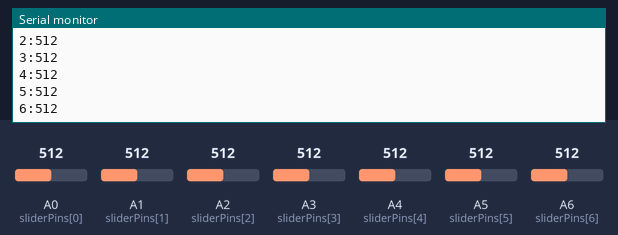
Bench run of a sketch on a simulated Arduino Nano, built with avr-gcc and run on an emulated ATmega328P. On the bench: the last lines printed to the serial monitor. Inputs (shaded band) come from the test bench; at power-on: A0 (sliderPins[0]) = 512, A1 (sliderPins[1]) = 512, A2 (sliderPins[2]) = 512, A3 (sliderPins[3]) = 512, A4 (sliderPins[4]) = 512, A5 (sliderPins[5]) = 512, A6 (sliderPins[6]) = 512.

Above: at 1.2 s.
1.3 s: A0 (sliderPins[0]) set to 716
At 2.5 s:
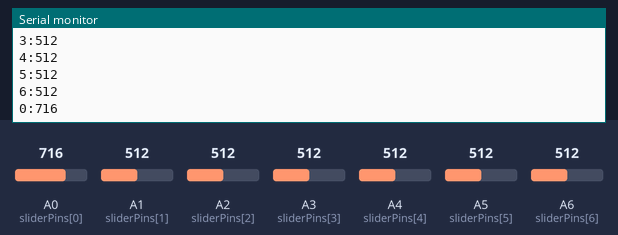
2.8 s: A1 (sliderPins[1]) set to 716
At 3.6 s:
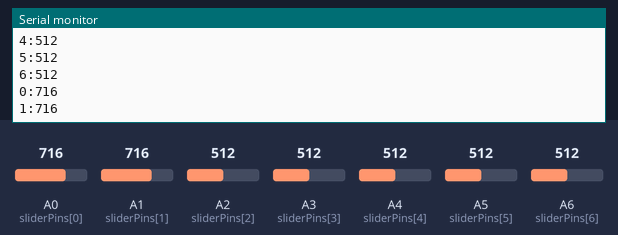
4.3 s: A2 (sliderPins[2]) set to 716
At 5.0 s:
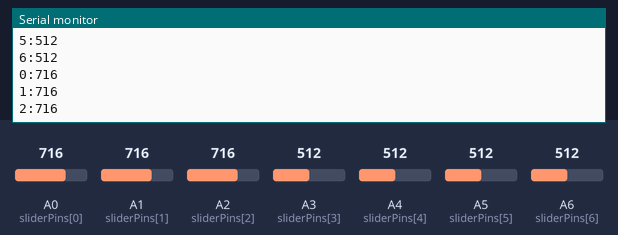
5.8 s: A3 (sliderPins[3]) set to 716
At 7.0 s:
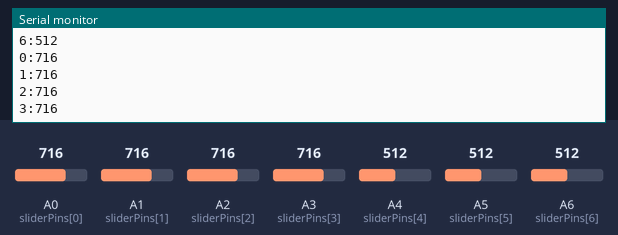
7.3 s: A4 (sliderPins[4]) set to 716
At 8.3 s:
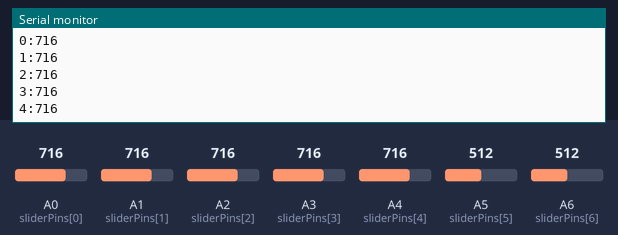
8.8 s: A5 (sliderPins[5]) set to 716
At 9.3 s:
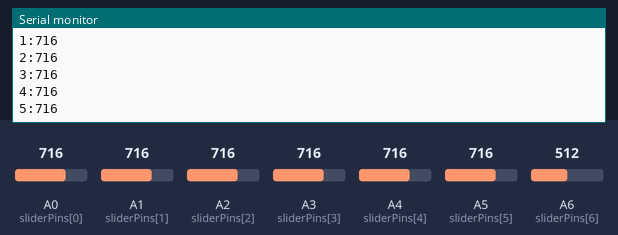
Timing chart, 0 to 11.3 s (numbered marks = the images above; inputs shaded):
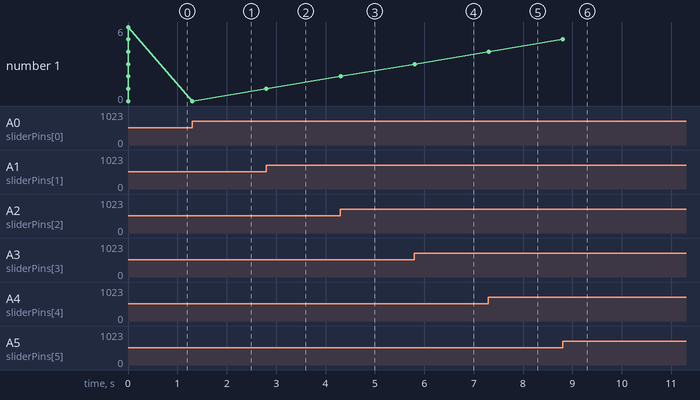

Measured:
- after the input at 1.3 s, the serial monitor: prints a new line at once (image 1)
- after the input at 2.8 s, the serial monitor: prints a new line at once (image 2)
- after the input at 4.3 s, the serial monitor: prints a new line at once (image 3)
- after the input at 5.8 s, the serial monitor: prints a new line at once (image 4)
- after the input at 7.3 s, the serial monitor: prints a new line at once (image 5)
- after the input at 8.8 s, the serial monitor: prints a new line at once (image 6)
- plotted number 1: 1 → 2 after the input at 4.3 s, 2 → 3 after the input at 5.8 s, 3 → 4 after the input at 7.3 s, 4 → 5 after the input at 8.8 s

The sketch:

sliders_setup.ino
```cpp
const int NUM_SLIDERS = 7;

int sliderPins[NUM_SLIDERS] = {A0, A1, A2, A3, A4, A5, A6};

int lastValues[NUM_SLIDERS];

void setup() {
  Serial.begin(115200);

  for (int i = 0; i < NUM_SLIDERS; i++) {
    lastValues[i] = -1;
  }
}

void loop() {

  for (int i = 0; i < NUM_SLIDERS; i++) {

    int value = analogRead(sliderPins[i]);

    // only send if changed enough
    if (abs(value - lastValues[i]) > 4) {

      Serial.print(i);
      Serial.print(":");
      Serial.println(value);

      lastValues[i] = value;
    }
  }

  delay(10);
}
```
